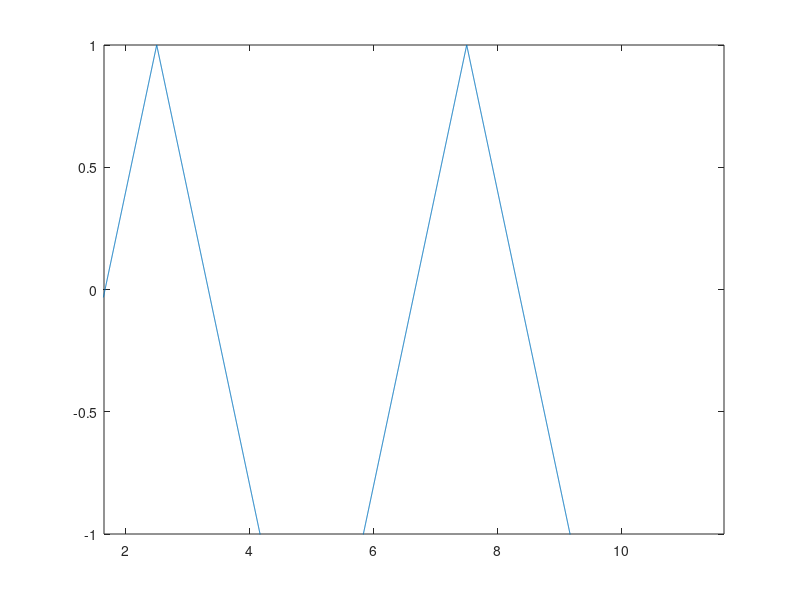
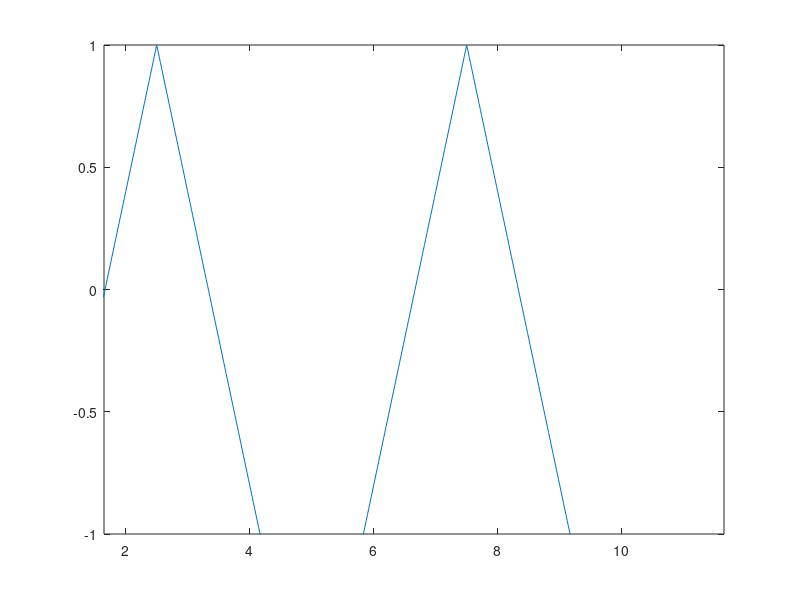
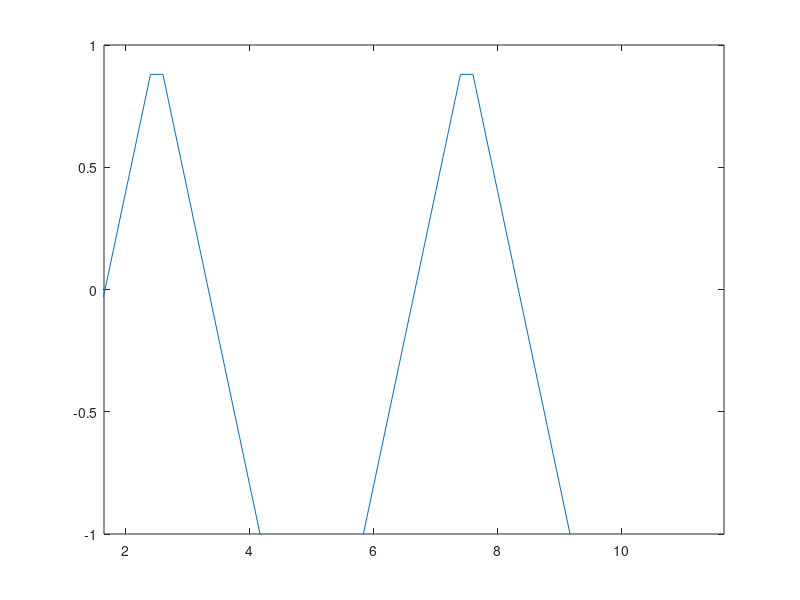

These figures' MATLAB source, in order:
%informatii https://www.mathworks.com/help/signal/ref/tripuls.html

t1=0:0.002:10 %rezolutie temporara care afiseaza semnalul pt 4 s
t2=0:0.02:10
t3=0:0.2:10

T=5
F=1/T
S=1 %panta
W=0.5 %pentru ca semnalul sa fie simetric
x1 = -0.5+1.5*sawtooth(2*pi*F*t1, W);
x2 = -0.5+1.5*sawtooth(2*pi*F*t2, W);
x3 = -0.5+1.5*sawtooth(2*pi*F*t3, W);
figure(1)
plot(t1,x1)
axis([1.65 11.65 -1 1])
figure(2)
plot(t2,x2)
axis([1.65 11.65 -1 1])
figure(3)
plot(t3,x3)
axis([1.65 11.65 -1 1])